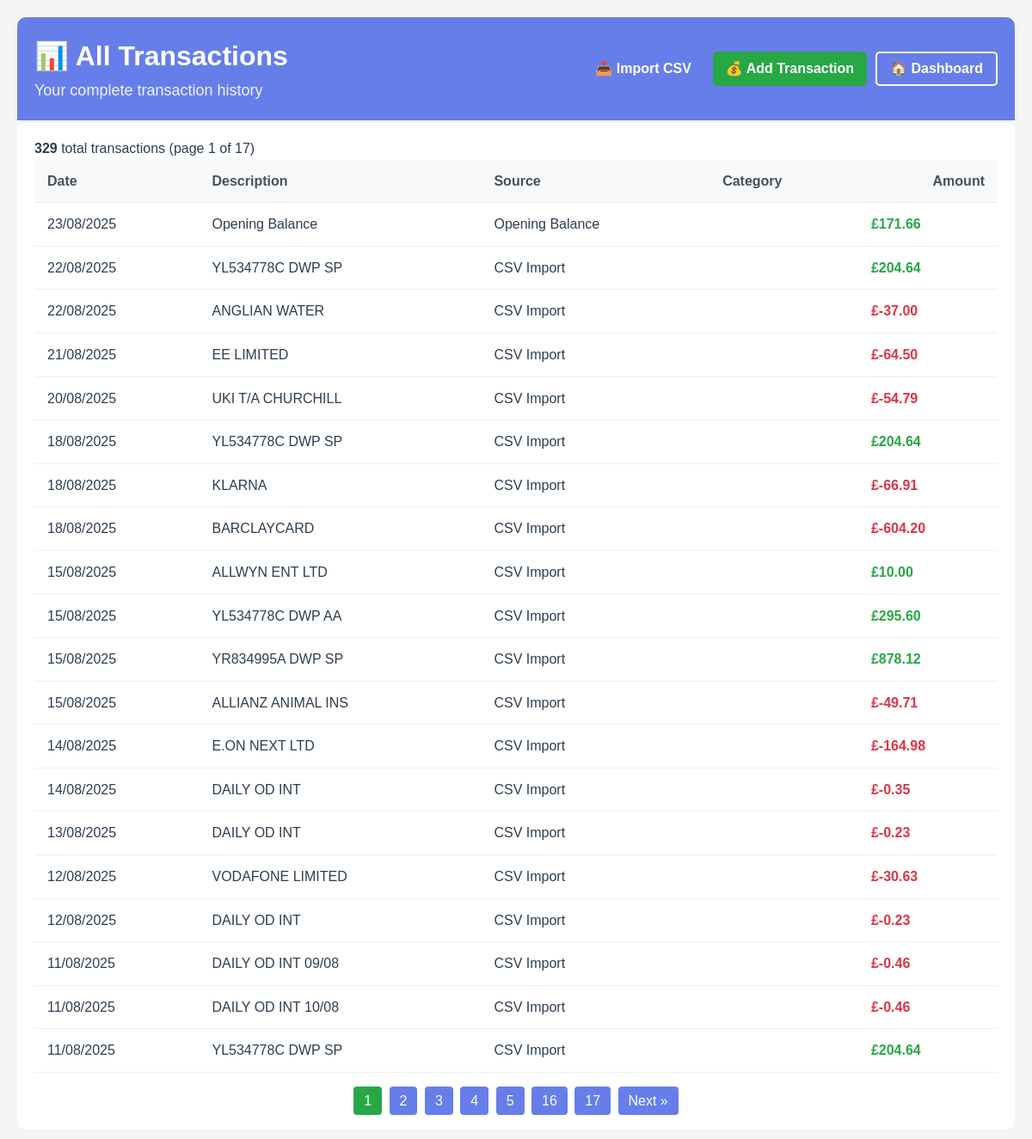
Page /transactions on the committed database.
### models.py (models this page shows)
    class Transaction(db.Model):
        __tablename__ = "transactions"
        id = db.Column(db.Integer, primary_key=True)
        external_id = db.Column(db.String(255))
        date = db.Column(db.Date, nullable=False)
        description = db.Column(db.Text, nullable=False)
        amount = db.Column(db.Numeric(10, 2), nullable=False)
        balance = db.Column(db.Numeric(10, 2))
        category_id = db.Column(db.Integer, db.ForeignKey("categories.id"))
        source_id = db.Column(db.Integer, db.ForeignKey("sources.id"))
        source_type = db.Column(db.String(50))
        raw_data = db.Column(db.Text)
        created_at = db.Column(db.DateTime, default=datetime.utcnow)
        updated_at = db.Column(
            db.DateTime, default=datetime.utcnow, onupdate=datetime.utcnow
        )
        account = db.Column(db.Text)
        reference = db.Column(db.Text)
        account_id = db.Column(db.Integer, db.ForeignKey("accounts.id"))
        is_projected = db.Column(db.Boolean, default=False)
        recurring_pattern_id = db.Column(db.Integer)
        source = db.relationship("Source", backref="transactions")
        account_link = db.relationship("Account", backref="account_transactions")

    class Source(db.Model):
        __tablename__ = "sources"
        id = db.Column(db.Integer, primary_key=True)
        name = db.Column(db.String(100), nullable=False)
        type = db.Column(db.String(50), nullable=False)
        is_active = db.Column(db.Boolean, default=True)
        created_at = db.Column(db.DateTime, default=datetime.utcnow)

### app.py (the view)
@app.route("/transactions")
def transactions():
    page = request.args.get('page', 1, type=int)
    transactions = Transaction.query.order_by(Transaction.date.desc()).paginate(page=page, per_page=20)
    return render_template("transactions/transactions.html", transactions=transactions)

### app.py (called while the page is built)
@app.template_filter('currency')
def currency_filter(value):
    try:
        return f"£{float(value):,.2f}"
    except (ValueError, TypeError):
        return value

@app.template_filter('date_uk')
def date_uk_filter(value):
    try:
        return value.strftime('%d/%m/%Y')
    except Exception:
        return value

### templates/transactions/transactions.html (shortened to what this page needs)
<!DOCTYPE html>
<link rel="stylesheet" href="{{ url_for('static', filename='css/style.css') }}">
<html>
<head>
</head>
<body>
    <div class="container">
        <div class="header">
            <div>
                <h1>📊 All Transactions</h1>
                <p>Your complete transaction history</p>
            </div>
            <div class="header-actions">
                <a href="/transactions/import" class="btn btn-primary">📥 Import CSV</a>
                <a href="/transactions/add" class="btn btn-success">💰 Add Transaction</a>
                <a href="{{ url_for('dashboard') }}" class="btn btn-outline">🏠 Dashboard</a>
            </div>
        </div>
        {% if transactions.items %}
            <p><strong>{{ transactions.total }}</strong> total transactions (page {{ transactions.page }} of {{ transactions.pages }})</p>
            <table class="transactions-table">
                <thead>
                    <tr>
                        <th>Date</th>
                        <th>Description</th>
                        <th>Source</th>
                        <th>Category</th>
                        <th style="text-align: right;">Amount</th>
                    </tr>
                </thead>
                <tbody>
                    {% for tx in transactions.items %}
                    <tr>
                        <td>{{ tx.date | date_uk }}</td>
                        <td>{{ tx.description }}</td>
                        <td>{{ tx.source.name if tx.source else 'Unknown Source' }}</td>
                        <td>
                        </td>
                        <td class="tx-amount {% if tx.amount > 0 %}amount-positive{% else %}amount-negative{% endif %}">{{ tx.amount | currency }}</td>
                    </tr>
                    {% endfor %}
                </tbody>
            </table>
            {% if transactions.pages > 1 %}
            <div class="pagination">
                {% for page_num in transactions.iter_pages() %}
                    {% if page_num %}
                        {% if page_num != transactions.page %}
                            <a href="{{ url_for('transactions', page=page_num) }}">{{ page_num }}</a>
                        {% else %}
                            <span style="padding: 8px 12px; background: #28a745; color: white; border-radius: 4px;">{{ page_num }}</span>
                        {% endif %}
                    {% endif %}
                {% endfor %}
                {% if transactions.has_next %}
                    <a href="{{ url_for('transactions', page=transactions.next_num) }}">Next &raquo;</a>
                {% endif %}
            </div>
            {% endif %}
        {% else %}
            <div style="text-align: center; padding: 40px; color: #666;">
                <h3>No transactions found</h3>
                <p>Your transaction data will appear here.</p>
            </div>
        {% endif %}
    </div>
</body>
</html>

### static/css/style.css (style rules this page uses)
.header { display: flex; justify-content: space-between; align-items: center; }
:root { --primary-color: #667eea; --primary-dark: #4c63d2; --primary-light: #e7edff; --secondary-color: #764ba2; --success-color: #28a745; --success-light: #d4edda; --success-dark: #155724; --warning-color: #ffc107; --warning-light: #fff3cd; --warning-dark: #856404; --danger-color: #dc3545; --danger-light: #f8d7da; --danger-dark: #721c24; --info-color: #17a2b8; --info-light: #d1ecf1; --info-dark: #0c5460; --white: #ffffff; --gray-50: #f8f9fa; --gray-100: #e9ecef; --gray-200: #dee2e6; --gray-300: #ced4da; --gray-400: #adb5bd; --gray-500: #6c757d; --gray-600: #495057; --gray-700: #343a40; --gray-800: #212529; --gray-900: #000000; --text-primary: #2c3e50; --text-secondary: #7f8c8d; --text-muted: #6c757d; --bg-primary: #f5f7fa; --bg-card: #ffffff; --bg-overlay: rgba(255, 255, 255, 0.1); --gradient-primary: linear-gradient(135deg, #667eea 0%, #764ba2 100%); --gradient-success: linear-gradient(135deg, #28a745 0%, #20c997 100%); --gradient-projection: linear-gradient(135deg, #667eea 0%, #764ba2 100%); --spacing-xs: 0.25rem; --spacing-sm: 0.5rem; --spacing-md: 1rem; --spacing-lg: 1.5rem; --spacing-xl: 2rem; --spacing-xxl: 3rem; --border-radius-sm: 4px; --border-radius-md: 8px; --border-radius-lg: 12px; --border-radius-xl: 15px; --border-radius-full: 50%; --shadow-sm: 0 2px 4px rgba(0,0,0,0.1); --shadow-md: 0 4px 6px rgba(0,0,0,0.05); --shadow-lg: 0 8px 25px rgba(0,0,0,0.15); --shadow-xl: 0 8px 32px rgba(102, 126, 234, 0.3); --transition-fast: 0.3s ease; --transition-slow: 0.5s ease; --font-family: -apple-system, BlinkMacSystemFont, 'Segoe UI', Roboto, sans-serif; --font-size-xs: 0.75rem; --font-size-sm: 0.875rem; --font-size-base: 1rem; --font-size-lg: 1.125rem; --font-size-xl: 1.25rem; --font-size-2xl: 1.5rem; --font-size-3xl: 2rem; --font-size-4xl: 2.5rem; }
* { margin: 0; padding: 0; box-sizing: border-box; }
body { font-family: var(--font-family); background: var(--bg-primary); line-height: 1.6; color: var(--text-primary); }
.container { max-width: 1400px; margin: 0 auto; padding: var(--spacing-xl) var(--spacing-md); }
.header { background: var(--gradient-primary); color: var(--white); padding: var(--spacing-xl); box-shadow: var(--shadow-md); border-radius: var(--border-radius-xl) var(--border-radius-xl) 0 0; margin-bottom: var(--spacing-xl); }
.header p { opacity: 0.9; font-size: var(--font-size-lg); }
.btn { display: inline-flex; align-items: center; gap: var(--spacing-sm); padding: 0.75rem var(--spacing-lg); border: none; border-radius: var(--border-radius-md); font-weight: 600; text-decoration: none; cursor: pointer; font-size: var(--font-size-base); transition: var(--transition-fast); line-height: 1; }
.btn-primary { background: var(--primary-color); color: var(--white); }
.btn-success { background: var(--success-color); color: var(--white); }
.btn-outline { background: transparent; border: 2px solid var(--primary-color); color: var(--primary-color); }
.transaction-amount, .tx-amount { font-weight: bold; font-size: var(--font-size-lg); }
.amount-positive { color: var(--success-color); font-weight: 600; }
.amount-negative { color: var(--danger-color); font-weight: 600; }
.pagination { text-align: center; margin-top: var(--spacing-xl); }
.pagination a, .pagination span { padding: var(--spacing-sm) 0.75rem; margin: 0 2px; background: var(--primary-color); color: var(--white); text-decoration: none; border-radius: var(--border-radius-sm); transition: var(--transition-fast); }

### rows in the picture
Transaction: date "23/08/2025", description "Opening Balance", source "Opening Balance", amount "£171.66"
Transaction: date "22/08/2025", description "YL534778C DWP SP", source "CSV Import", amount "£204.64"
Transaction: date "22/08/2025", description "ANGLIAN WATER", source "CSV Import", amount "£-37.00"
Transaction: date "21/08/2025", description "EE LIMITED", source "CSV Import", amount "£-64.50"
Transaction: date "20/08/2025", description "UKI T/A CHURCHILL", source "CSV Import", amount "£-54.79"
Transaction: date "18/08/2025", description "YL534778C DWP SP", source "CSV Import", amount "£204.64"
Transaction: date "18/08/2025", description "KLARNA", source "CSV Import", amount "£-66.91"
Transaction: date "18/08/2025", description "BARCLAYCARD", source "CSV Import", amount "£-604.20"
Transaction: date "15/08/2025", description "ALLWYN ENT LTD", source "CSV Import", amount "£10.00"
Transaction: date "15/08/2025", description "YL534778C DWP AA", source "CSV Import", amount "£295.60"
Transaction: date "15/08/2025", description "YR834995A DWP SP", source "CSV Import", amount "£878.12"
Transaction: date "15/08/2025", description "ALLIANZ ANIMAL INS", source "CSV Import", amount "£-49.71"
Transaction: date "14/08/2025", description "E.ON NEXT LTD", source "CSV Import", amount "£-164.98"
Transaction: date "14/08/2025", description "DAILY OD INT", source "CSV Import", amount "£-0.35"
Transaction: date "13/08/2025", description "DAILY OD INT", source "CSV Import", amount "£-0.23"
Transaction: date "12/08/2025", description "VODAFONE LIMITED", source "CSV Import", amount "£-30.63"
Transaction: date "12/08/2025", description "DAILY OD INT", source "CSV Import", amount "£-0.23"
Transaction: date "11/08/2025", description "DAILY OD INT 09/08", source "CSV Import", amount "£-0.46"
Transaction: date "11/08/2025", description "DAILY OD INT 10/08", source "CSV Import", amount "£-0.46"
Transaction: date "11/08/2025", description "YL534778C DWP SP", source "CSV Import", amount "£204.64"

### other values in the picture
{{ transactions.total }} "329"
{{ transactions.page }} "1"
{{ transactions.pages }} "17"
{{ page_num }} "1"
{{ page_num }} "2" "3" "4" "5" "16" "17"
